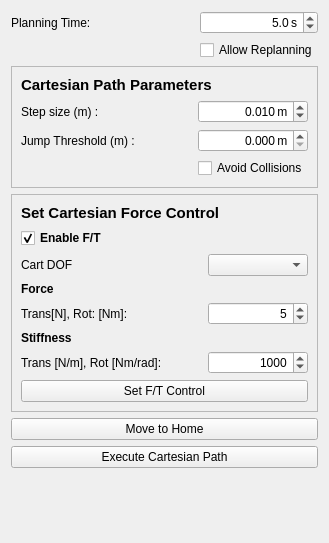
     <widget class="QWidget" name="tab_ExecutePlan">
      <attribute name="title">
       <string>Path Execution</string>
      </attribute>
      <layout class="QVBoxLayout" name="verticalLayout_6">
       <item>
        <layout class="QGridLayout" name="gridLayout">
         <item row="0" column="0">
          <widget class="QLabel" name="label_4">
           <property name="text">
            <string>Planning Time:</string>
           </property>
          </widget>
         </item>
         <item row="1" column="2">
          <widget class="QCheckBox" name="chk_AllowReplanning">
           <property name="text">
            <string>Allow Replanning</string>
           </property>
          </widget>
         </item>
         <item row="0" column="1">
          <spacer name="horizontalSpacer_3">
           <property name="orientation">
            <enum>Qt::Horizontal</enum>
           </property>
           <property name="sizeHint" stdset="0">
            <size>
             <width>40</width>
             <height>20</height>
            </size>
           </property>
          </spacer>
         </item>
         <item row="0" column="2">
          <widget class="QDoubleSpinBox" name="spin_PlanTime">
           <property name="minimumSize">
            <size>
             <width>100</width>
             <height>0</height>
            </size>
           </property>
           <property name="alignment">
            <set>Qt::AlignRight|Qt::AlignTrailing|Qt::AlignVCenter</set>
           </property>
           <property name="suffix">
            <string> s</string>
           </property>
           <property name="decimals">
            <number>1</number>
           </property>
           <property name="minimum">
            <double>0.100000000000000</double>
           </property>
           <property name="maximum">
            <double>60.000000000000000</double>
           </property>
           <property name="value">
            <double>5.000000000000000</double>
           </property>
          </widget>
         </item>
        </layout>
       </item>
       <item>
        <widget class="QFrame" name="frame">
         <property name="frameShape">
          <enum>QFrame::StyledPanel</enum>
         </property>
         <property name="frameShadow">
          <enum>QFrame::Raised</enum>
         </property>
         <layout class="QVBoxLayout" name="verticalLayout_8">
          <item>
           <widget class="QLabel" name="label_24">
            <property name="font">
             <font>
              <pointsize>11</pointsize>
              <weight>75</weight>
              <bold>true</bold>
             </font>
            </property>
            <property name="text">
             <string>Cartesian Path Parameters</string>
            </property>
           </widget>
          </item>
          <item>
           <layout class="QGridLayout" name="gridLayout_2">
            <item row="1" column="0">
             <widget class="QLabel" name="label_6">
              <property name="text">
               <string>Jump Threshold (m) :</string>
              </property>
             </widget>
            </item>
            <item row="2" column="2">
             <widget class="QCheckBox" name="chk_AvoidColl">
              <property name="text">
               <string>Avoid Collisions</string>
              </property>
             </widget>
            </item>
            <item row="0" column="0">
             <widget class="QLabel" name="label_5">
              <property name="font">
               <font>
                <weight>50</weight>
                <bold>false</bold>
               </font>
              </property>
              <property name="text">
               <string>Step size (m) :</string>
              </property>
             </widget>
            </item>
            <item row="1" column="2">
             <widget class="QDoubleSpinBox" name="spin_JmpThresh">
              <property name="minimumSize">
               <size>
                <width>100</width>
                <height>0</height>
               </size>
              </property>
              <property name="alignment">
               <set>Qt::AlignRight|Qt::AlignTrailing|Qt::AlignVCenter</set>
              </property>
              <property name="suffix">
               <string> m</string>
              </property>
              <property name="decimals">
               <number>3</number>
              </property>
              <property name="minimum">
               <double>0.000000000000000</double>
              </property>
              <property name="maximum">
               <double>9.999000000000001</double>
              </property>
              <property name="singleStep">
               <double>0.010000000000000</double>
              </property>
              <property name="value">
               <double>0.000000000000000</double>
              </property>
             </widget>
            </item>
            <item row="0" column="2">
             <widget class="QDoubleSpinBox" name="spin_StepSize">
              <property name="minimumSize">
               <size>
                <width>100</width>
                <height>0</height>
               </size>
              </property>
              <property name="alignment">
               <set>Qt::AlignRight|Qt::AlignTrailing|Qt::AlignVCenter</set>
              </property>
              <property name="suffix">
               <string> m</string>
              </property>
              <property name="decimals">
               <number>3</number>
              </property>
              <property name="minimum">
               <double>0.001000000000000</double>
              </property>
              <property name="maximum">
               <double>9.999000000000001</double>
              </property>
              <property name="singleStep">
               <double>0.010000000000000</double>
              </property>
              <property name="value">
               <double>0.010000000000000</double>
              </property>
             </widget>
            </item>
            <item row="0" column="1">
             <spacer name="horizontalSpacer_4">
              <property name="orientation">
               <enum>Qt::Horizontal</enum>
              </property>
              <property name="sizeHint" stdset="0">
               <size>
                <width>40</width>
                <height>20</height>
               </size>
              </property>
             </spacer>
            </item>
           </layout>
          </item>
         </layout>
        </widget>
       </item>
       <item>
        <widget class="QFrame" name="frame_2">
         <property name="frameShape">
          <enum>QFrame::StyledPanel</enum>
         </property>
         <property name="frameShadow">
          <enum>QFrame::Raised</enum>
         </property>
         <layout class="QVBoxLayout" name="verticalLayout_10">
          <item>
           <widget class="QLabel" name="serCartesianForceControlLabel">
            <property name="font">
             <font>
              <pointsize>11</pointsize>
              <weight>75</weight>
              <bold>true</bold>
             </font>
            </property>
            <property name="text">
             <string>Set Cartesian Force Control</string>
            </property>
           </widget>
          </item>
          <item>
           <layout class="QGridLayout" name="gridLayout_6">
            <item row="1" column="2">
             <widget class="QComboBox" name="combo_DOF_FT">
              <property name="maxVisibleItems">
               <number>6</number>
              </property>
              <property name="maxCount">
               <number>6</number>
              </property>
             </widget>
            </item>
            <item row="2" column="0">
             <widget class="QLabel" name="label_29">
              <property name="font">
               <font>
                <weight>75</weight>
                <bold>true</bold>
               </font>
              </property>
              <property name="text">
               <string>Force</string>
              </property>
             </widget>
            </item>
            <item row="5" column="0">
             <widget class="QLabel" name="label_30">
              <property name="text">
               <string>Trans [N/m], Rot [Nm/rad]:</string>
              </property>
             </widget>
            </item>
            <item row="4" column="0">
             <widget class="QLabel" name="label_26">
              <property name="font">
               <font>
                <weight>75</weight>
                <bold>true</bold>
               </font>
              </property>
              <property name="text">
               <string>Stiffness</string>
              </property>
             </widget>
            </item>
            <item row="1" column="0">
             <widget class="QLabel" name="label_27">
              <property name="text">
               <string>Cart DOF</string>
              </property>
             </widget>
            </item>
            <item row="3" column="0">
             <widget class="QLabel" name="label_28">
              <property name="text">
               <string>Trans[N], Rot: [Nm]: </string>
              </property>
             </widget>
            </item>
            <item row="0" column="0">
             <widget class="QCheckBox" name="chk_EnableFT">
              <property name="font">
               <font>
                <weight>75</weight>
                <bold>true</bold>
               </font>
              </property>
              <property name="text">
               <string>Enable F/T</string>
              </property>
              <property name="checked">
               <bool>true</bool>
              </property>
             </widget>
            </item>
            <item row="0" column="1">
             <spacer name="horizontalSpacer_5">
              <property name="orientation">
               <enum>Qt::Horizontal</enum>
              </property>
              <property name="sizeHint" stdset="0">
               <size>
                <width>40</width>
                <height>20</height>
               </size>
              </property>
             </spacer>
            </item>
            <item row="3" column="2">
             <widget class="QDoubleSpinBox" name="spin_FTValue">
              <property name="minimumSize">
               <size>
                <width>100</width>
                <height>0</height>
               </size>
              </property>
              <property name="alignment">
               <set>Qt::AlignRight|Qt::AlignTrailing|Qt::AlignVCenter</set>
              </property>
              <property name="decimals">
               <number>0</number>
              </property>
              <property name="maximum">
               <double>10000.000000000000000</double>
              </property>
              <property name="value">
               <double>5.000000000000000</double>
              </property>
             </widget>
            </item>
            <item row="5" column="2">
             <widget class="QDoubleSpinBox" name="spin_FTStiffness">
              <property name="minimumSize">
               <size>
                <width>100</width>
                <height>0</height>
               </size>
              </property>
              <property name="alignment">
               <set>Qt::AlignRight|Qt::AlignTrailing|Qt::AlignVCenter</set>
              </property>
              <property name="decimals">
               <number>0</number>
              </property>
              <property name="maximum">
               <double>10000.000000000000000</double>
              </property>
              <property name="value">
               <double>1000.000000000000000</double>
              </property>
             </widget>
            </item>
           </layout>
          </item>
          <item>
           <widget class="QPushButton" name="setFTButton">
            <property name="text">
             <string>Set F/T Control</string>
            </property>
           </widget>
          </item>
         </layout>
        </widget>
       </item>
       <item>
        <widget class="QPushButton" name="moveToHomePoseButton">
         <property name="text">
          <string>Move to Home</string>
         </property>
        </widget>
       </item>
       <item>
        <widget class="QPushButton" name="executePathButton">
         <property name="text">
          <string>Execute Cartesian Path</string>
         </property>
        </widget>
       </item>
       <item>
        <spacer name="verticalSpacer_5">
         <property name="orientation">
          <enum>Qt::Vertical</enum>
         </property>
         <property name="sizeHint" stdset="0">
          <size>
           <width>20</width>
           <height>40</height>
          </size>
         </property>
        </spacer>
       </item>
       <item>
        <widget class="QLabel" name="lbl_cartPathCompleted">
         <property name="font">
          <font>
           <pointsize>12</pointsize>
           <weight>75</weight>
           <bold>true</bold>
          </font>
         </property>
         <property name="text">
          <string/>
         </property>
        </widget>
       </item>
      </layout>
     </widget>
